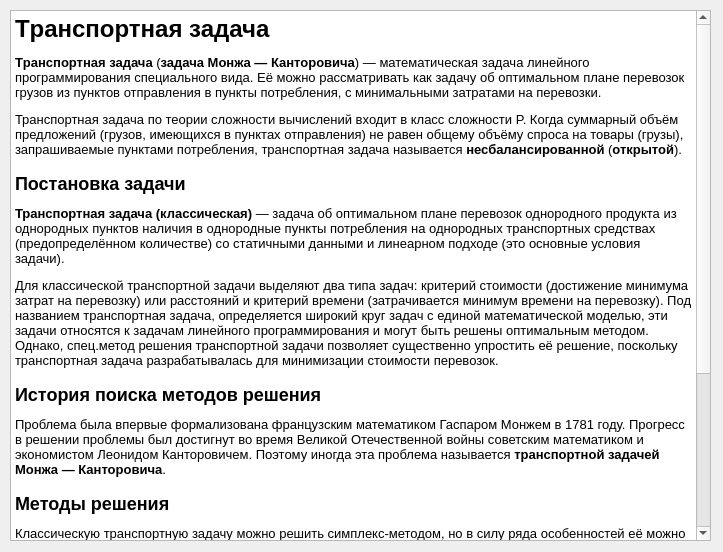
<?xml version="1.0" encoding="UTF-8"?>
<ui version="4.0">
 <class>info_window</class>
 <widget class="QWidget" name="info_window">
  <property name="geometry">
   <rect>
    <x>0</x>
    <y>0</y>
    <width>723</width>
    <height>552</height>
   </rect>
  </property>
  <property name="windowTitle">
   <string>Form</string>
  </property>
  <widget class="QTextBrowser" name="textBrowser">
   <property name="geometry">
    <rect>
     <x>10</x>
     <y>10</y>
     <width>701</width>
     <height>531</height>
    </rect>
   </property>
   <property name="html">
    <string>&lt;!DOCTYPE HTML PUBLIC &quot;-//W3C//DTD HTML 4.0//EN&quot; &quot;http://www.w3.org/TR/REC-html40/strict.dtd&quot;&gt;
&lt;html&gt;&lt;head&gt;&lt;meta name=&quot;qrichtext&quot; content=&quot;1&quot; /&gt;&lt;title&gt;Транспортная задача — Википедия&lt;/title&gt;&lt;style type=&quot;text/css&quot;&gt;
p, li { white-space: pre-wrap; }
&lt;/style&gt;&lt;/head&gt;&lt;body style=&quot; font-family:'MS Shell Dlg 2'; font-size:8.25pt; font-weight:400; font-style:normal;&quot;&gt;
&lt;h1 style=&quot; margin-top:18px; margin-bottom:12px; margin-left:0px; margin-right:0px; -qt-block-indent:0; text-indent:0px;&quot;&gt;&lt;a name=&quot;mw-page-base&quot;&gt;&lt;/a&gt;&lt;span style=&quot; font-size:8pt; font-weight:600;&quot;&gt;Т&lt;/span&gt;&lt;span style=&quot; font-size:8pt; font-weight:600;&quot;&gt;ранспортная задача &lt;/span&gt;&lt;/h1&gt;
&lt;p style=&quot; margin-top:12px; margin-bottom:12px; margin-left:0px; margin-right:0px; -qt-block-indent:0; text-indent:0px;&quot;&gt;&lt;a name=&quot;mw-content-text&quot;&gt;&lt;/a&gt;&lt;span style=&quot; font-size:10pt; font-weight:600;&quot;&gt;Т&lt;/span&gt;&lt;span style=&quot; font-size:10pt; font-weight:600;&quot;&gt;ранспортная задача&lt;/span&gt;&lt;span style=&quot; font-size:10pt;&quot;&gt; (&lt;/span&gt;&lt;span style=&quot; font-size:10pt; font-weight:600;&quot;&gt;задача Монжа — Канторовича&lt;/span&gt;&lt;span style=&quot; font-size:10pt;&quot;&gt;) — математическая задача линейного программирования специального вида. Её можно рассматривать как задачу об оптимальном плане перевозок грузов из пунктов отправления в пункты потребления, с минимальными затратами на перевозки. &lt;/span&gt;&lt;/p&gt;
&lt;p style=&quot; margin-top:12px; margin-bottom:12px; margin-left:0px; margin-right:0px; -qt-block-indent:0; text-indent:0px;&quot;&gt;&lt;span style=&quot; font-size:10pt;&quot;&gt;Транспортная задача по теории сложности вычислений входит в класс сложности P. Когда суммарный объём предложений (грузов, имеющихся в пунктах отправления) не равен общему объёму спроса на товары (грузы), запрашиваемые пунктами потребления, транспортная задача называется &lt;/span&gt;&lt;span style=&quot; font-size:10pt; font-weight:600;&quot;&gt;несбалансированной&lt;/span&gt;&lt;span style=&quot; font-size:10pt;&quot;&gt; (&lt;/span&gt;&lt;span style=&quot; font-size:10pt; font-weight:600;&quot;&gt;открытой&lt;/span&gt;&lt;span style=&quot; font-size:10pt;&quot;&gt;). &lt;/span&gt;&lt;/p&gt;
&lt;h2 style=&quot; margin-top:16px; margin-bottom:12px; margin-left:0px; margin-right:0px; -qt-block-indent:0; text-indent:0px;&quot;&gt;&lt;a name=&quot;.D0.9F.D0.BE.D1.81.D1.82.D0.B0.D0.BD.D0.BE.D0.B2.D0.BA.D0.B0_.D0.B7.D0.B0.D0.B4.D0.B0.D1.87.D0.B8&quot;&gt;&lt;/a&gt;&lt;span style=&quot; font-size:8pt; font-weight:600;&quot;&gt;П&lt;/span&gt;&lt;span style=&quot; font-size:8pt; font-weight:600;&quot;&gt;остановка задачи&lt;/span&gt;&lt;/h2&gt;
&lt;p style=&quot; margin-top:12px; margin-bottom:12px; margin-left:0px; margin-right:0px; -qt-block-indent:0; text-indent:0px;&quot;&gt;&lt;span style=&quot; font-size:10pt; font-weight:600;&quot;&gt;Транспортная задача (классическая)&lt;/span&gt;&lt;span style=&quot; font-size:10pt;&quot;&gt; — задача об оптимальном плане перевозок однородного продукта из однородных пунктов наличия в однородные пункты потребления на однородных транспортных средствах (предопределённом количестве) со статичными данными и линеарном подходе (это основные условия задачи). &lt;/span&gt;&lt;/p&gt;
&lt;p style=&quot; margin-top:12px; margin-bottom:12px; margin-left:0px; margin-right:0px; -qt-block-indent:0; text-indent:0px;&quot;&gt;&lt;span style=&quot; font-size:10pt;&quot;&gt;Для классической транспортной задачи выделяют два типа задач: критерий стоимости (достижение минимума затрат на перевозку) или расстояний и критерий времени (затрачивается минимум времени на перевозку). Под названием транспортная задача, определяется широкий круг задач с единой математической моделью, эти задачи относятся к задачам линейного программирования и могут быть решены оптимальным методом. Однако, спец.метод решения транспортной задачи позволяет существенно упростить её решение, поскольку транспортная задача разрабатывалась для минимизации стоимости перевозок.&lt;/span&gt;&lt;/p&gt;
&lt;h2 style=&quot; margin-top:16px; margin-bottom:12px; margin-left:0px; margin-right:0px; -qt-block-indent:0; text-indent:0px;&quot;&gt;&lt;a name=&quot;.D0.98.D1.81.D1.82.D0.BE.D1.80.D0.B8.D1.8F_.D0.BF.D0.BE.D0.B8.D1.81.D0.BA.D0.B0_.D0.BC.D0.B5.D1.82.D0.BE.D0.B4.D0.BE.D0.B2_.D1.80.D0.B5.D1.88.D0.B5.D0.BD.D0.B8.D1.8F&quot;&gt;&lt;/a&gt;&lt;span style=&quot; font-size:8pt; font-weight:600;&quot;&gt;И&lt;/span&gt;&lt;span style=&quot; font-size:8pt; font-weight:600;&quot;&gt;стория поиска методов решения&lt;/span&gt;&lt;/h2&gt;
&lt;p style=&quot; margin-top:12px; margin-bottom:12px; margin-left:0px; margin-right:0px; -qt-block-indent:0; text-indent:0px;&quot;&gt;&lt;span style=&quot; font-size:10pt;&quot;&gt;Проблема была впервые формализована французским математиком Гаспаром Монжем в 1781 году. Прогресс в решении проблемы был достигнут во время Великой Отечественной войны советским математиком и экономистом Леонидом Канторовичем. Поэтому иногда эта проблема называется &lt;/span&gt;&lt;span style=&quot; font-size:10pt; font-weight:600;&quot;&gt;транспортной задачей Монжа — Канторовича&lt;/span&gt;&lt;span style=&quot; font-size:10pt;&quot;&gt;. &lt;/span&gt;&lt;/p&gt;
&lt;h2 style=&quot; margin-top:16px; margin-bottom:12px; margin-left:0px; margin-right:0px; -qt-block-indent:0; text-indent:0px;&quot;&gt;&lt;a name=&quot;.D0.9C.D0.B5.D1.82.D0.BE.D0.B4.D1.8B_.D1.80.D0.B5.D1.88.D0.B5.D0.BD.D0.B8.D1.8F&quot;&gt;&lt;/a&gt;&lt;span style=&quot; font-size:8pt; font-weight:600;&quot;&gt;М&lt;/span&gt;&lt;span style=&quot; font-size:8pt; font-weight:600;&quot;&gt;етоды решения&lt;/span&gt;&lt;/h2&gt;
&lt;p style=&quot; margin-top:12px; margin-bottom:12px; margin-left:0px; margin-right:0px; -qt-block-indent:0; text-indent:0px;&quot;&gt;&lt;span style=&quot; font-size:10pt;&quot;&gt;Классическую транспортную задачу можно решить симплекс-методом, но в силу ряда особенностей её можно решить проще (для задач малой размерности). &lt;/span&gt;&lt;/p&gt;
&lt;p style=&quot; margin-top:12px; margin-bottom:12px; margin-left:0px; margin-right:0px; -qt-block-indent:0; text-indent:0px;&quot;&gt;&lt;span style=&quot; font-size:10pt;&quot;&gt;Условия задачи располагают в таблице, вписывая в ячейки количество перевозимого груза из A&lt;/span&gt;&lt;span style=&quot; font-size:10pt; vertical-align:sub;&quot;&gt;i&lt;/span&gt;&lt;span style=&quot; font-size:10pt;&quot;&gt; в B&lt;/span&gt;&lt;span style=&quot; font-size:10pt; vertical-align:sub;&quot;&gt;j&lt;/span&gt;&lt;span style=&quot; font-size:10pt;&quot;&gt; груза X&lt;/span&gt;&lt;span style=&quot; font-size:10pt; vertical-align:sub;&quot;&gt;ij&lt;/span&gt;&lt;span style=&quot; font-size:10pt;&quot;&gt; ⩾ 0, а в маленькие клетки — соответствующие тарифы C&lt;/span&gt;&lt;span style=&quot; font-size:10pt; vertical-align:sub;&quot;&gt;ij&lt;/span&gt;&lt;span style=&quot; font-size:10pt;&quot;&gt;.&lt;/span&gt;&lt;/p&gt;
&lt;p style=&quot; margin-top:12px; margin-bottom:12px; margin-left:0px; margin-right:0px; -qt-block-indent:0; text-indent:0px;&quot;&gt;&lt;span style=&quot; font-size:12pt; font-weight:600;&quot;&gt;Нахождение опорного плана&lt;/span&gt;&lt;/p&gt;
&lt;p style=&quot; margin-top:12px; margin-bottom:12px; margin-left:0px; margin-right:0px; -qt-block-indent:0; text-indent:0px;&quot;&gt;&lt;span style=&quot; font-size:10pt;&quot;&gt;Требуется определить &lt;/span&gt;&lt;span style=&quot; font-size:10pt; font-weight:600;&quot;&gt;опорный план&lt;/span&gt;&lt;span style=&quot; font-size:10pt;&quot;&gt; и путём последовательных операций найти оптимальное решение. Опорный план можно найти следующими методами: &amp;quot;северо-западного угла&amp;quot;, &amp;quot;наименьшего элемента&amp;quot;.&lt;/span&gt;&lt;/p&gt;
&lt;p style=&quot; margin-top:12px; margin-bottom:12px; margin-left:0px; margin-right:0px; -qt-block-indent:0; text-indent:0px;&quot;&gt;&lt;span style=&quot; font-size:12pt; font-weight:600;&quot;&gt;Метод северо-западного угла&lt;/span&gt;&lt;/p&gt;
&lt;p style=&quot; margin-top:12px; margin-bottom:12px; margin-left:0px; margin-right:0px; -qt-block-indent:0; text-indent:0px;&quot;&gt;&lt;span style=&quot; font-size:10pt;&quot;&gt;На каждом этапе максимально возможным числом заполняют левую верхнюю клетку оставшейся части таблицы. Заполнение таким образом, что полностью выносится груз из A&lt;/span&gt;&lt;span style=&quot; font-size:10pt; vertical-align:sub;&quot;&gt;i&lt;/span&gt;&lt;span style=&quot; font-size:10pt;&quot;&gt; или полностью удовлетворяется потребность B&lt;/span&gt;&lt;span style=&quot; font-size:10pt; vertical-align:sub;&quot;&gt;j&lt;/span&gt;&lt;span style=&quot; font-size:10pt;&quot;&gt;. &lt;/span&gt;&lt;/p&gt;&lt;/body&gt;&lt;/html&gt;</string>
   </property>
  </widget>
 </widget>
 <resources/>
 <connections/>
</ui>
